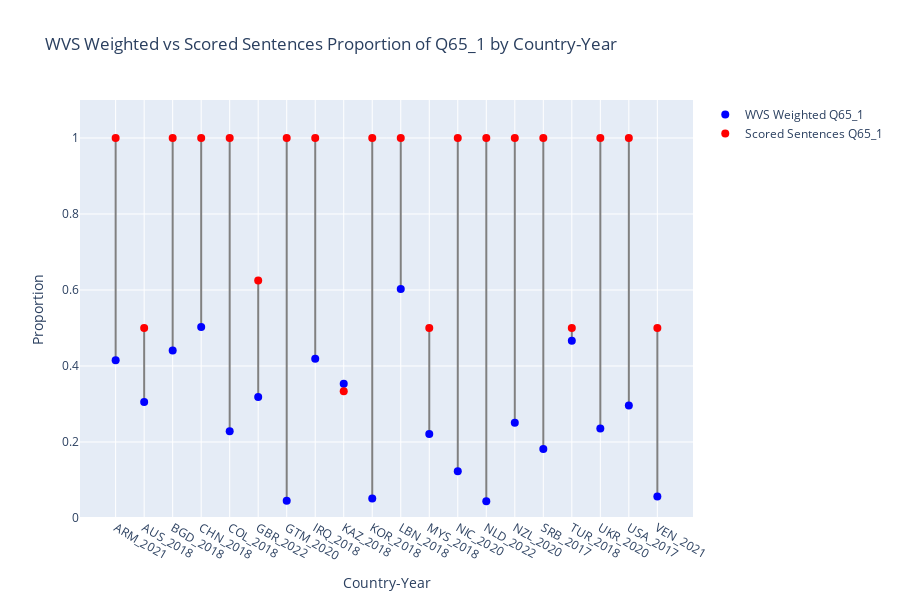

Notebook code cell kept with this figure:
### Code cell
## (Visualization -III) ##

# This script compares proportions of a specific Q65 survey response between scored sentences and WVS data at the country-year level.
# It aggregates sentence counts and computes proportions per country-year in the scored predictions.
# It filters the WVS data to matching country-year pairs and computes weighted response proportions using survey weights.
# The code then merges both datasets and visualizes their proportions with connecting lines to compare distributions.
# The plot uses country-year labels on the x-axis and proportion values on the y-axis, with vertical lines visually highlighting differences between WVS survey and scored sentence proportions.
# Finally, it calculates and prints the Pearson correlation between the weighted WVS proportions and scored sentence proportions.

%run visualize_prop_diffs.py

### Figure 1 — Plotly figure (JSON) as saved in the notebook; plotly's stock layout.template omitted (floating-point values rounded to 4 significant figures)
{"data": [{"hoverinfo": "skip", "line": {"color": "gray"}, "mode": "lines", "showlegend": false, "type": "scatter", "x": ["ARM_2021", "ARM_2021"], "y": [0.4154, 1]}, {"hoverinfo": "skip", "line": {"color": "gray"}, "mode": "lines", "showlegend": false, "type": "scatter", "x": ["AUS_2018", "AUS_2018"], "y": [0.305, 0.5]}, {"hoverinfo": "skip", "line": {"color": "gray"}, "mode": "lines", "showlegend": false, "type": "scatter", "x": ["BGD_2018", "BGD_2018"], "y": [0.4408, 1]}, {"hoverinfo": "skip", "line": {"color": "gray"}, "mode": "lines", "showlegend": false, "type": "scatter", "x": ["CHN_2018", "CHN_2018"], "y": [0.5026, 1]}, {"hoverinfo": "skip", "line": {"color": "gray"}, "mode": "lines", "showlegend": false, "type": "scatter", "x": ["COL_2018", "COL_2018"], "y": [0.2283, 1]}, {"hoverinfo": "skip", "line": {"color": "gray"}, "mode": "lines", "showlegend": false, "type": "scatter", "x": ["GBR_2022", "GBR_2022"], "y": [0.3181, 0.625]}, {"hoverinfo": "skip", "line": {"color": "gray"}, "mode": "lines", "showlegend": false, "type": "scatter", "x": ["GTM_2020", "GTM_2020"], "y": [0.04557, 1]}, {"hoverinfo": "skip", "line": {"color": "gray"}, "mode": "lines", "showlegend": false, "type": "scatter", "x": ["IRQ_2018", "IRQ_2018"], "y": [0.4192, 1]}, {"hoverinfo": "skip", "line": {"color": "gray"}, "mode": "lines", "showlegend": false, "type": "scatter", "x": ["KAZ_2018", "KAZ_2018"], "y": [0.3534, 0.3333]}, {"hoverinfo": "skip", "line": {"color": "gray"}, "mode": "lines", "showlegend": false, "type": "scatter", "x": ["KOR_2018", "KOR_2018"], "y": [0.05141, 1]}, {"hoverinfo": "skip", "line": {"color": "gray"}, "mode": "lines", "showlegend": false, "type": "scatter", "x": ["LBN_2018", "LBN_2018"], "y": [0.6025, 1]}, {"hoverinfo": "skip", "line": {"color": "gray"}, "mode": "lines", "showlegend": false, "type": "scatter", "x": ["MYS_2018", "MYS_2018"], "y": [0.2209, 0.5]}, {"hoverinfo": "skip", "line": {"color": "gray"}, "mode": "lines", "showlegend": false, "type": "scatter", "x": ["NIC_2020", "NIC_2020"], "y": [0.1233, 1]}, {"hoverinfo": "skip", "line": {"color": "gray"}, "mode": "lines", "showlegend": false, "type": "scatter", "x": ["NLD_2022", "NLD_2022"], "y": [0.04382, 1]}, {"hoverinfo": "skip", "line": {"color": "gray"}, "mode": "lines", "showlegend": false, "type": "scatter", "x": ["NZL_2020", "NZL_2020"], "y": [0.2507, 1]}, {"hoverinfo": "skip", "line": {"color": "gray"}, "mode": "lines", "showlegend": false, "type": "scatter", "x": ["SRB_2017", "SRB_2017"], "y": [0.1816, 1]}, {"hoverinfo": "skip", "line": {"color": "gray"}, "mode": "lines", "showlegend": false, "type": "scatter", "x": ["TUR_2018", "TUR_2018"], "y": [0.4663, 0.5]}, {"hoverinfo": "skip", "line": {"color": "gray"}, "mode": "lines", "showlegend": false, "type": "scatter", "x": ["UKR_2020", "UKR_2020"], "y": [0.2358, 1]}, {"hoverinfo": "skip", "line": {"color": "gray"}, "mode": "lines", "showlegend": false, "type": "scatter", "x": ["USA_2017", "USA_2017"], "y": [0.2958, 1]}, {"hoverinfo": "skip", "line": {"color": "gray"}, "mode": "lines", "showlegend": false, "type": "scatter", "x": ["VEN_2021", "VEN_2021"], "y": [0.0563, 0.5]}, {"hovertemplate": "%{x}<br>WVS Weighted Proportion: %{y:.2f}<extra></extra>", "marker": {"color": "blue", "size": 8}, "mode": "markers", "name": "WVS Weighted Q65_1", "type": "scatter", "x": ["ARM_2021", "AUS_2018", "BGD_2018", "CHN_2018", "COL_2018", "GBR_2022", "GTM_2020", "IRQ_2018", "KAZ_2018", "KOR_2018", "LBN_2018", "MYS_2018", "NIC_2020", "NLD_2022", "NZL_2020", "SRB_2017", "TUR_2018", "UKR_2020", "USA_2017", "VEN_2021"], "y": [0.4154, 0.305, 0.4408, 0.5026, 0.2283, 0.3181, 0.04557, 0.4192, 0.3534, 0.05141, 0.6025, 0.2209, 0.1233, 0.04382, 0.2507, 0.1816, 0.4663, 0.2358, 0.2958, 0.0563]}, {"hovertemplate": "%{x}<br>Sentence Proportion: %{y:.2f}<extra></extra>", "marker": {"color": "red", "size": 8}, "mode": "markers", "name": "Scored Sentences Q65_1", "type": "scatter", "x": ["ARM_2021", "AUS_2018", "BGD_2018", "CHN_2018", "COL_2018", "GBR_2022", "GTM_2020", "IRQ_2018", "KAZ_2018", "KOR_2018", "LBN_2018", "MYS_2018", "NIC_2020", "NLD_2022", "NZL_2020", "SRB_2017", "TUR_2018", "UKR_2020", "USA_2017", "VEN_2021"], "y": [1.0, 0.5, 1.0, 1.0, 1.0, 0.625, 1.0, 1.0, 0.3333, 1.0, 1.0, 0.5, 1.0, 1.0, 1.0, 1.0, 0.5, 1.0, 1.0, 0.5]}], "layout": {"height": 600, "hovermode": "x unified", "title": {"text": "WVS Weighted vs Scored Sentences Proportion of Q65_1 by Country-Year"}, "xaxis": {"title": {"text": "Country-Year"}}, "yaxis": {"range": [0, 1.1], "title": {"text": "Proportion"}}}}
